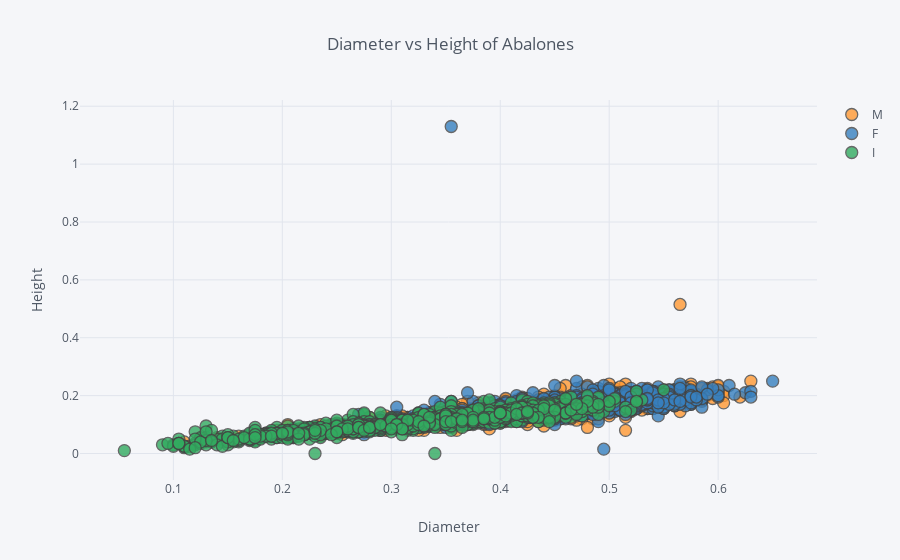

Notebook code for this chart:
### Code cell
data.iplot(x='diameter', y='height', categories='sex',
           xTitle='Diameter', yTitle='Height',
           title='Diameter vs Height of Abalones')

### Figure 1 — Plotly figure (JSON) as saved in the notebook; plotly's stock layout.template omitted (floating-point values rounded to 4 significant figures; data arrays with more than 128 entries replaced by an {"elided": "..."} marker saying what was removed)
{"data": [{"marker": {"color": "rgba(255, 153, 51, 1.0)", "line": {"width": 1.3}, "opacity": 0.8, "size": 12, "symbol": "circle"}, "mode": "markers", "name": "M", "textfont": {"color": "#4D5663"}, "type": "scatter", "uid": "8f596499-037b-4409-8593-362d603c0615", "x": {"elided": "1528 float values"}, "y": {"elided": "1528 float values"}}, {"marker": {"color": "rgba(55, 128, 191, 1.0)", "line": {"width": 1.3}, "opacity": 0.8, "size": 12, "symbol": "circle"}, "mode": "markers", "name": "F", "textfont": {"color": "#4D5663"}, "type": "scatter", "uid": "55604a88-cc1c-4968-adc8-f8ae7b8949b2", "x": {"elided": "1307 float values"}, "y": {"elided": "1307 float values"}}, {"marker": {"color": "rgba(50, 171, 96, 1.0)", "line": {"width": 1.3}, "opacity": 0.8, "size": 12, "symbol": "circle"}, "mode": "markers", "name": "I", "textfont": {"color": "#4D5663"}, "type": "scatter", "uid": "ac64d8d0-e931-4b72-a1f5-a9b151d9ad87", "x": {"elided": "1342 float values"}, "y": {"elided": "1342 float values"}}], "layout": {"legend": {"bgcolor": "#F5F6F9", "font": {"color": "#4D5663"}}, "paper_bgcolor": "#F5F6F9", "plot_bgcolor": "#F5F6F9", "title": {"font": {"color": "#4D5663"}, "text": "Diameter vs Height of Abalones"}, "xaxis": {"gridcolor": "#E1E5ED", "showgrid": true, "tickfont": {"color": "#4D5663"}, "title": {"font": {"color": "#4D5663"}, "text": "Diameter"}, "zerolinecolor": "#E1E5ED"}, "yaxis": {"gridcolor": "#E1E5ED", "showgrid": true, "tickfont": {"color": "#4D5663"}, "title": {"font": {"color": "#4D5663"}, "text": "Height"}, "zerolinecolor": "#E1E5ED"}}}
